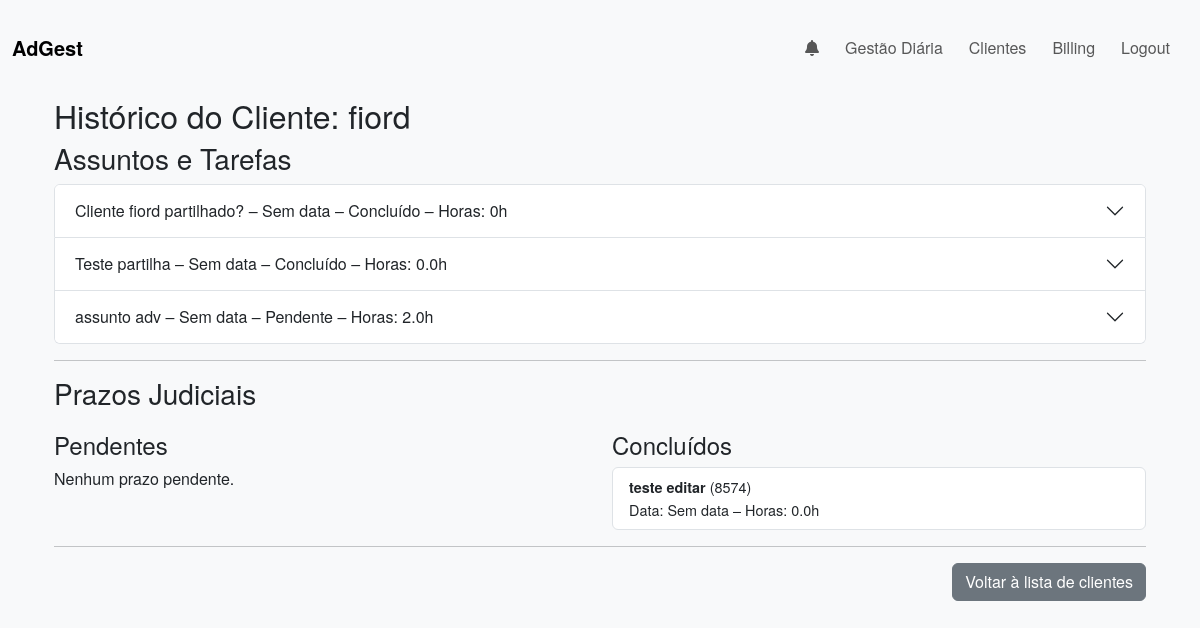
/historico/2 (signed in), run on an earlier commit of the app's database.
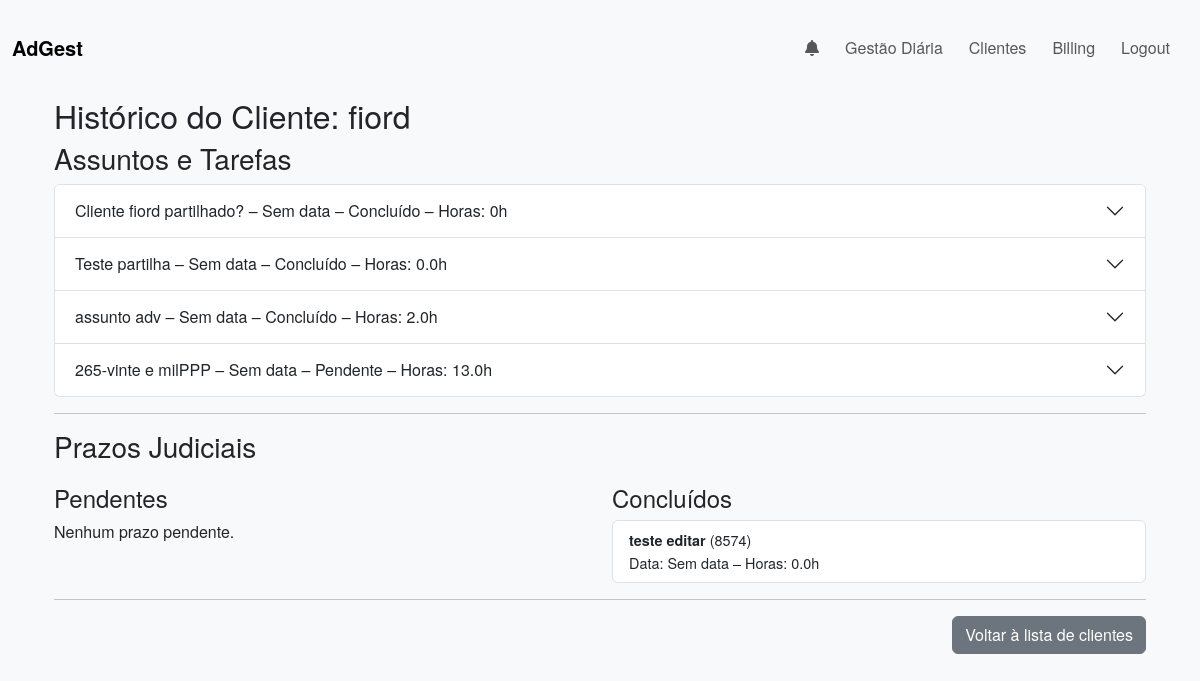
And on a later commit of the database.
### app/models.py (models this page shows, shortened)
class Assunto(db.Model):
    __tablename__ = 'assuntos'
    id = db.Column(db.Integer, primary_key=True)
    user_id = db.Column(db.Integer, db.ForeignKey('users.id'), nullable=False)  # Dono
    client_id = db.Column(db.Integer, db.ForeignKey('clients.id'), nullable=False)
    nome_assunto = db.Column(db.String(100), nullable=False)
    due_date = db.Column(db.Date, nullable=True)
    sort_order = db.Column(db.Integer, default=0)
    horas_assunto = db.Column(db.Float, default=0.0)
    is_completed = db.Column(db.Boolean, default=False)
    is_billed = db.Column(db.Boolean, default=False)
    completed_by = db.Column(db.Integer, db.ForeignKey('users.id'), nullable=True)
    created_at = db.Column(db.DateTime, default=datetime.utcnow)
    updated_at = db.Column(db.DateTime, onupdate=datetime.utcnow)
    tarefas = db.relationship('Tarefa', backref='assunto', cascade="all, delete-orphan", lazy='dynamic')
    shared_with = db.relationship(
        'User',
        secondary=shared_assuntos,
        backref=db.backref('shared_assuntos', lazy='dynamic', overlaps="assuntos_compartilhados,compartilhados"),
        lazy='dynamic',
        overlaps="assuntos_compartilhados,compartilhados"
    )
    user = db.relationship("User", backref="assuntos_criados", foreign_keys=lambda: [Assunto.__table__.c.user_id])

class PrazoJudicial(db.Model):
    __tablename__ = 'prazos_judiciais'
    id = db.Column(db.Integer, primary_key=True)
    user_id = db.Column(db.Integer, db.ForeignKey('users.id'), nullable=False)
    client_id = db.Column(db.Integer, db.ForeignKey('clients.id'), nullable=False)
    assunto = db.Column(db.String(100), nullable=False)
    processo = db.Column(db.String(100), nullable=False)
    prazo = db.Column(db.Date, nullable=True)
    comentarios = db.Column(db.Text, nullable=True)
    status = db.Column(db.Boolean, default=False)
    horas = db.Column(db.Float, default=0.0)
    is_billed = db.Column(db.Boolean, default=False)
    data_conclusao = db.Column(db.Date, nullable=True)
    completed_by = db.Column(db.Integer, db.ForeignKey('users.id'), nullable=True)
    client = db.relationship('Client', backref='prazos_judiciais')
    shared_with = db.relationship(
        'User',
        secondary=shared_prazos,
        backref=db.backref('shared_prazos', lazy='dynamic', overlaps="prazos_compartilhados,compartilhados"),
        lazy='dynamic',
        overlaps="prazos_compartilhados,compartilhados"
    )
    user = db.relationship("User", backref="prazos_criados", foreign_keys=lambda: [PrazoJudicial.__table__.c.user_id])

### app/routes.py (the view)
@main.route('/historico/<int:client_id>')
@login_required
def historico_cliente(client_id):
    client = Client.query.get_or_404(client_id)
    assuntos_concluidos = [assunto for assunto in client.assuntos if assunto.is_completed]
    assuntos_pendentes = [assunto for assunto in client.assuntos if not assunto.is_completed]
    prazos_concluidos = [prazo for prazo in client.prazos_judiciais if prazo.status]
    prazos_pendentes = [prazo for prazo in client.prazos_judiciais if not prazo.status]
    tarefas_concluidas = []
    tarefas_pendentes = []
    for assunto in client.assuntos:
        for tarefa in assunto.tarefas:
            if tarefa.is_completed:
                tarefas_concluidas.append(tarefa)
            else:
                tarefas_pendentes.append(tarefa)
    return render_template(
        'historico.html',
        client=client,
        assuntos_concluidos=assuntos_concluidos,
        assuntos_pendentes=assuntos_pendentes,
        prazos_concluidos=prazos_concluidos,
        prazos_pendentes=prazos_pendentes,
        tarefas_concluidas=tarefas_concluidas,
        tarefas_pendentes=tarefas_pendentes
    )

### app/routes.py (called while the page is built)
@main.context_processor
def inject_notifications():
    if current_user.is_authenticated:
        notifs_nao_lidas = Notification.query.filter_by(
            user_id=current_user.id, is_read=False
        ).order_by(Notification.timestamp.desc()).all()
        unread = len(notifs_nao_lidas)
        return dict(notifications=notifs_nao_lidas, unread_count=unread)
    return dict(notifications=[], unread_count=0)

### app/templates/historico.html (shortened to what this page needs)
{% extends "base.html" %}
{% block content %}
<div class="container">
  <h2>Histórico do Cliente: {{ client.name }}</h2>
  <h3>Assuntos e Tarefas</h3>
  {% if client.assuntos %}
    <div class="accordion" id="accordionAssuntos">
      {% for assunto in client.assuntos %}
        <div class="accordion-item">
          <h2 class="accordion-header" id="headingAssunto{{ assunto.id }}">
            <button class="accordion-button collapsed" type="button" data-bs-toggle="collapse" data-bs-target="#collapseAssunto{{ assunto.id }}" aria-expanded="false" aria-controls="collapseAssunto{{ assunto.id }}">
              {{ assunto.nome_assunto }} –
              {% if assunto.due_date %}{{ assunto.due_date.strftime('%d/%m/%Y') }}{% else %}Sem data{% endif %} –
              {{ 'Concluído' if assunto.is_completed else 'Pendente' }} –
              Horas: {{ assunto.tarefas|map(attribute='horas')|sum }}h
            </button>
          </h2>
        </div>
      {% endfor %}
    </div>
  {% else %}
    <p>Nenhum assunto cadastrado.</p>
  {% endif %}
  <hr>
  <h3>Prazos Judiciais</h3>
  <div class="row">
    <div class="col-md-6">
      <h4>Pendentes</h4>
      {% set prazos_pendentes = client.prazos_judiciais | selectattr("status", "equalto", False) | list %}
      {% if prazos_pendentes %}
        <ul class="list-group">
          {% for prazo in prazos_pendentes %}
            <li class="list-group-item">
              <strong>{{ prazo.assunto }}</strong> ({{ prazo.processo }})<br>
              Data: {% if prazo.prazo %}{{ prazo.prazo.strftime('%d/%m/%Y') }}{% else %}Sem data{% endif %} –
              Horas: {{ prazo.horas }}h
            </li>
          {% endfor %}
        </ul>
      {% else %}
        <p>Nenhum prazo pendente.</p>
      {% endif %}
    </div>
    <div class="col-md-6">
      <h4>Concluídos</h4>
      {% set prazos_concluidos = client.prazos_judiciais | selectattr("status", "equalto", True) | list %}
      {% if prazos_concluidos %}
        <ul class="list-group">
          {% for prazo in prazos_concluidos %}
            <li class="list-group-item">
              <strong>{{ prazo.assunto }}</strong> ({{ prazo.processo }})<br>
              Data: {% if prazo.prazo %}{{ prazo.prazo.strftime('%d/%m/%Y') }}{% else %}Sem data{% endif %} –
              Horas: {{ prazo.horas }}h
            </li>
          {% endfor %}
        </ul>
      {% else %}
        <p>Nenhum prazo concluído.</p>
      {% endif %}
    </div>
  </div>
  <hr>
  <div class="text-end">
    <a href="{{ url_for('main.clientes') }}" class="btn btn-secondary">Voltar à lista de clientes</a>
  </div>
</div>
{% endblock %}

What changed in the data, as far as the page shows it:
changed Assunto "assunto adv": is_completed "Pendente" → "Concluído"
added Assunto: nome_assunto "265-vinte e milPPP", shows "Sem data", is_completed "Pendente", tarefas|map "13.0"
